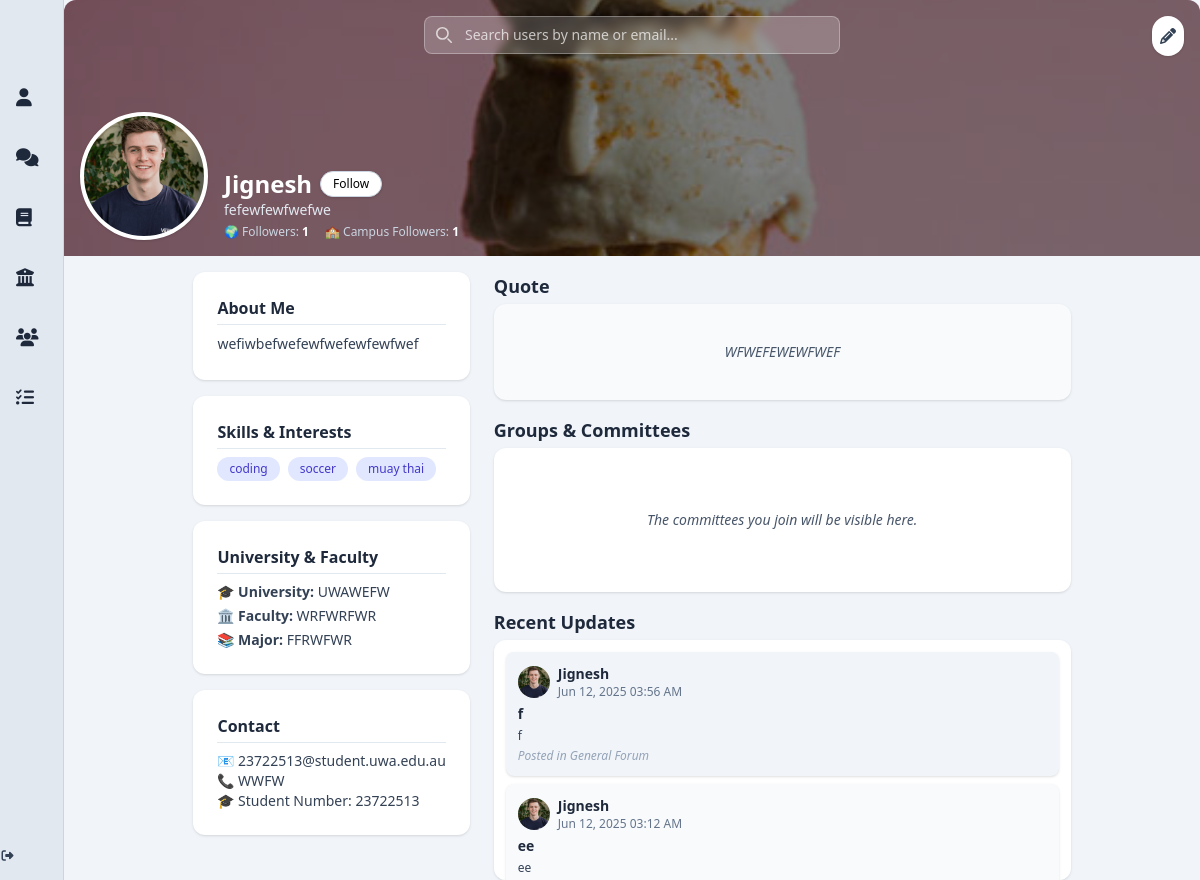
The page /profile/1 (signed in) on the database as committed earlier.
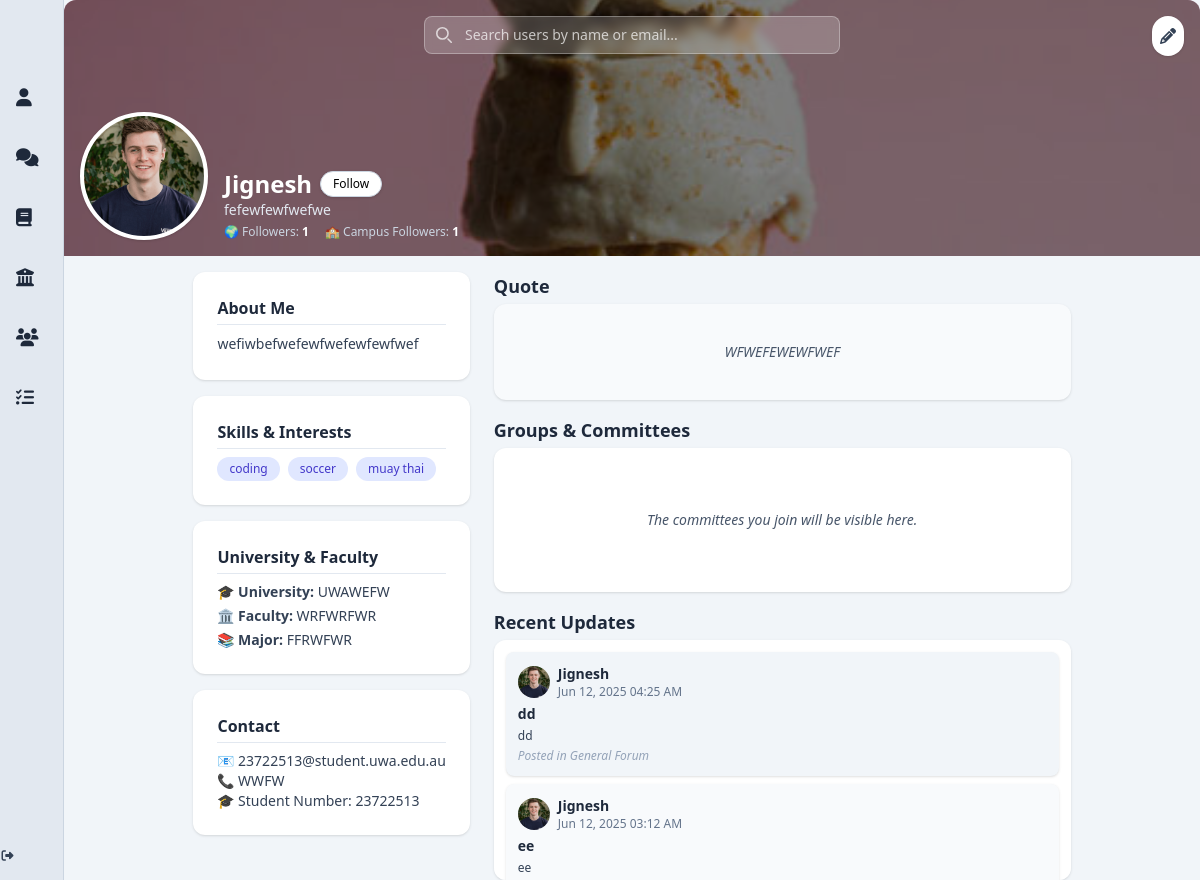
The same page on the database as committed later.
### app/models.py (models this page shows, shortened)
class User(db.Model, UserMixin):
    __tablename__ = 'users'
    id = db.Column(db.Integer, primary_key=True)
    display_name = db.Column(db.String(100))
    student_number = db.Column(db.String(50), unique=True, nullable=False)
    email = db.Column(db.String(120), unique=True, nullable=False)
    password_hash = db.Column(db.String(128), nullable=False)
    bio = db.Column(db.Text)
    job_title = db.Column(db.String(100))
    phone = db.Column(db.String(20))
    university = db.Column(db.String(100))
    faculty = db.Column(db.String(100))
    major = db.Column(db.String(100))
    quote = db.Column(db.Text)
    skills = db.Column(db.Text)
    profile_picture = db.Column(db.String(255))
    cover_picture = db.Column(db.String(255))
    created_at = db.Column(db.DateTime, default=db.func.now())
    committees = db.relationship('Committee', secondary=user_committees, backref='members', lazy='dynamic')
    posts = db.relationship('Post', backref='author', cascade='all, delete-orphan', passive_deletes=True, lazy='dynamic')
    comments = db.relationship('Comment', backref='author', cascade='all, delete-orphan', passive_deletes=True, lazy='dynamic')
    liked_posts = db.relationship('Post', secondary=post_likes, backref=db.backref('likers', lazy='dynamic'))
    followers = db.relationship(
        'User', secondary=user_followers,
        primaryjoin=(user_followers.c.followed_id == id),
        secondaryjoin=(user_followers.c.follower_id == id),
        backref=db.backref('following', lazy='dynamic'),
        lazy='dynamic'
    )
    @property
    def skills_list(self):
        return [skill.strip() for skill in self.skills.split(',')] if self.skills else []
    @property
    def followers_count(self):
        return self.followers.count()
    @property
    def campus_followers_count(self):
        my_domain = self.email.split('@')[-1] if self.email else ''
        count = 0
        for follower in self.followers:
            if follower.email and follower.email.split('@')[-1] == my_domain:
                count += 1
        return count

class Post(db.Model):
    __tablename__ = 'posts'
    id = db.Column(db.Integer, primary_key=True)
    title = db.Column(db.String(200))
    content = db.Column(db.Text, nullable=False)
    image_url = db.Column(db.String(255))
    created_at = db.Column(db.DateTime, default=db.func.now())
    user_id = db.Column(db.Integer, db.ForeignKey('users.id', ondelete='CASCADE', name='fk_posts_user_id'), nullable=False)
    committee_id = db.Column(db.Integer, db.ForeignKey('committees.id', ondelete='SET NULL', name='fk_posts_committee_id'), nullable=True)
    forum_id = db.Column(db.Integer, db.ForeignKey('forums.id', ondelete='SET NULL', name='fk_posts_forum_id'), nullable=True)
    committee = db.relationship('Committee', backref='posts', lazy='joined')
    comments = db.relationship('Comment', backref='post', cascade='all, delete-orphan', passive_deletes=True, lazy='dynamic')

### app/routes.py (the view)
@bp.route('/profile/<int:user_id>')
@login_required
def profile(user_id):
    user = User.query.get_or_404(user_id)
    return render_template('profile_landingpage.html', user=user, Post=Post)

### app/__init__.py (called while the page is built)
def create_app(test_config=None):
    app = Flask(__name__)
    app.config['SECRET_KEY'] = 'w$$a9#^b2av#m2#jQ$s*G831!!6kgY@'
    BASE_DIR = os.path.abspath(os.path.dirname(__file__))
    DB_PATH = os.path.join(BASE_DIR, '../instance/app.db')
    app.config['SQLALCHEMY_DATABASE_URI'] = f'sqlite:///{DB_PATH}'
    if test_config:
        app.config.update(test_config)
    print("🚀 Using DB:", app.config['SQLALCHEMY_DATABASE_URI'])
    db.init_app(app)
    migrate.init_app(app, db)
    login_manager.init_app(app)
    login_manager.login_view = 'routes.index'
    from app.models import User
    @login_manager.user_loader
    def load_user(user_id):
        return User.query.get(int(user_id))
    @app.context_processor
    def inject_csrf_token():
        return dict(csrf_token=generate_csrf)
    from app.routes import bp as routes_bp
    app.register_blueprint(routes_bp)
    return app

### app/templates/profile_landingpage.html (shortened to what this page needs)
{% extends "base.html" %}
{% block content %}
<div class="relative w-full h-64 bg-slate-300 rounded-t-xl overflow-hidden">
  <img src="{{ user.cover_picture or 'https://images.unsplash.com/photo-1531512073830-ba890ca4eba2?q=80&w=3079&auto=format&fit=crop' }}"
       alt="Profile cover"
       class="object-cover w-full h-full" />
  <div class="absolute inset-0 bg-black bg-opacity-50 flex items-end gap-4 p-4">
    <img src="{{ user.profile_picture or 'https://cdn-icons-png.flaticon.com/512/149/149071.png' }}"
         alt="Avatar"
         class="avatar rounded-full border-4 border-white w-32 h-32 object-cover shadow bg-white" />
    <div>
        <div class="flex items-center gap-2">
            <h1 class="text-2xl font-bold text-white">{{ user.display_name }}</h1>
            {% if current_user.is_authenticated and current_user.id != user.id %}
            <button id="follow-button"
                    data-user-id="{{ user.id }}"
                    class="text-xs font-medium bg-white text-black border border-slate-300 px-3 py-1 rounded-full shadow hover:bg-slate-200 hover:text-slate-700 transition duration-200">
            {% if current_user in user.followers %}
            Unfollow
            {% else %}
            Follow
            {% endif %}
            </button>
            {% endif %}
          </div>
      <p class="text-sm text-slate-200">{{ user.job_title }}</p>
      <div class="flex gap-4 mt-1 text-xs text-slate-300">
        <p>🌍 Followers: <span id="followers-count" class="font-semibold text-white">{{ user.followers_count or 0 }}</span></p>
        <p>🏫 Campus Followers: <span id="campus-followers-count" class="font-semibold text-white">{{ user.campus_followers_count or 0 }}</span></p>
      </div>
    </div>
    <a href="{{ url_for('routes.edit_profile') }}"
       class="absolute top-4 right-4 bg-white text-slate-700 rounded-full p-2 shadow hover:bg-indigo-600 hover:text-white transition">
      <i class="fas fa-pencil-alt"></i>
    </a>
  </div>
  <div class="absolute top-4 left-1/2 transform -translate-x-1/2 w-full max-w-md px-4">
    <div class="relative">
      <input type="search"
             id="search-users"
             name="query"
             class="block w-full p-2 pl-10 text-sm text-white border border-white/30 rounded-lg bg-white/20 backdrop-blur-sm focus:ring-indigo-400 focus:border-indigo-400 placeholder-white/70 transition"
             placeholder="Search users by name or email..."
             autocomplete="off">
      <div class="absolute inset-y-0 left-0 flex items-center pl-3 pointer-events-none">
        <svg class="w-4 h-4 text-white opacity-70" xmlns="http://www.w3.org/2000/svg" fill="none" viewBox="0 0 20 20">
          <path stroke="currentColor" stroke-linecap="round" stroke-linejoin="round" stroke-width="2"
                d="m19 19-4-4m0-7A7 7 0 1 1 1 8a7 7 0 0 1 14 0Z"/>
        </svg>
      </div>
    </div>
  </div>
</div>
<div class="max-w-6xl mx-auto mt-4 grid grid-cols-1 md:grid-cols-3 gap-6 px-4">
  <aside class="md:col-span-1 flex flex-col gap-4">
    <div class="bg-white rounded-xl shadow p-6">
      <h3 class="text-md font-semibold text-slate-800 mb-2 border-b border-slate-200 pb-1">About Me</h3>
      <p class="text-sm text-slate-700 leading-relaxed break-words">{{ user.bio or "No bio available." }}</p>
    </div>
    <div class="bg-white rounded-xl shadow p-6">
      <h3 class="text-md font-semibold text-slate-800 mb-2 border-b border-slate-200 pb-1">Skills & Interests</h3>
      {% if user.skills %}
      <div class="flex flex-wrap gap-2">
        {% for skill in user.skills.split(',') %}
        <span class="bg-indigo-100 text-indigo-700 rounded-full px-3 py-1 text-xs font-medium">{{ skill.strip() }}</span>
        {% endfor %}
      </div>
      {% else %}
      <p class="text-sm text-slate-600">No skills added yet.</p>
      {% endif %}
    </div>
    <div class="bg-white rounded-xl shadow p-6">
      <h3 class="text-md font-semibold text-slate-800 mb-2 border-b border-slate-200 pb-1">University & Faculty</h3>
      <ul class="text-sm text-slate-700 space-y-1">
        <li>🎓 <strong>University:</strong> {{ user.university or 'Not specified' }}</li>
        <li>🏛️ <strong>Faculty:</strong> {{ user.faculty or 'Not specified' }}</li>
        <li>📚 <strong>Major:</strong> {{ user.major or 'Not specified' }}</li>
      </ul>
    </div>
    <div class="bg-white rounded-xl shadow p-6">
      <h3 class="text-md font-semibold text-slate-800 mb-2 border-b border-slate-200 pb-1">Contact</h3>
      <p class="text-sm text-slate-700 break-words">📧 {{ user.email }}</p>
      <p class="text-sm text-slate-700 break-words">📞 {{ user.phone or 'Not provided' }}</p>
      <p class="text-sm text-slate-700 break-words">🎓 Student Number: {{ user.student_number or 'Not provided' }}</p>
    </div>
  </aside>
  <main class="md:col-span-2 flex flex-col gap-4">
    <section>
      <h2 class="text-lg font-semibold text-slate-800 mb-1">Quote</h2>
      <div class="bg-slate-50 rounded-xl shadow p-3 h-24 flex items-center justify-center">
        <p class="text-sm text-slate-600 italic text-center">{{ user.quote or "Add a Quote!" }}</p>
      </div>
    </section>
    <section>
      <h2 class="text-lg font-semibold text-slate-800 mb-1">Groups & Committees</h2>
      <div class="bg-white rounded-xl shadow p-3 h-36 overflow-y-auto flex flex-col justify-center">
        {% if user.committees.count() > 0 %}
        <ul class="list-disc list-inside text-sm text-slate-700 space-y-1">
          {% for committee in user.committees %}
          <li class="break-words">{{ committee }}</li>
          {% endfor %}
        </ul>
        {% else %}
        <p class="text-sm text-slate-600 italic text-center">The committees you join will be visible here.</p>
        {% endif %}
      </div>
    </section>
    <section>
      <h2 class="text-lg font-semibold text-slate-800 mb-1">Recent Updates</h2>
      <div class="bg-white rounded-xl shadow p-3 h-60 overflow-y-auto flex flex-col gap-2">
        {% set shades = ['bg-slate-100', 'bg-slate-50', 'bg-slate-50', 'bg-white', 'bg-white'] %}
        {% set posts = user.posts.order_by(Post.created_at.desc()).limit(5).all() %}
        {% if posts %}
          {% for post in posts %}
          {% set idx = loop.index0 %}
          <a href="{{ url_for('routes.post_thread', post_id=post.id) }}" class="block hover:scale-[1.02] transition duration-300">
            <div class="{{ shades[idx] }} rounded-lg p-3 shadow hover:shadow-md transition text-sm">
              <div class="flex items-center gap-2 mb-1">
                <img src="{{ user.profile_picture or 'https://cdn-icons-png.flaticon.com/512/149/149071.png' }}"
                     alt="Avatar"
                     class="rounded-full w-8 h-8 object-cover" />
                <div>
                  <h3 class="font-semibold text-slate-800">{{ user.display_name }}</h3>
                  <p class="text-xs text-slate-500">{{ post.created_at.strftime('%b %d, %Y %I:%M %p') }}</p>
                </div>
              </div>
              {% if post.title %}
              <h4 class="font-semibold text-slate-800 text-sm mb-1">{{ post.title }}</h4>
              {% endif %}
              <p class="text-slate-700 text-xs break-words">{{ post.content }}</p>
              <p class="text-xs text-slate-400 italic mt-1">Posted in General Forum</p>
            </div>
          </a>
          {% endfor %}
        {% else %}
        <div class="text-center text-slate-500 flex items-center justify-center h-full">No posts yet!</div>
        {% endif %}
      </div>
    </section>
  </main>
</div>
{% endblock %}

### app/templates/base.html (shortened to what this page needs)
<!DOCTYPE html>
<html lang="en">
  <head>
    <script src="https://cdn.tailwindcss.com"></script>
    <link rel="stylesheet" href="https://cdnjs.cloudflare.com/ajax/libs/font-awesome/6.5.0/css/all.min.css" />
  </head>
  <body class="bg-slate-50 text-slate-800">
    <div class="flex min-h-screen overflow-hidden">
      <aside class="group flex flex-col bg-slate-200 shadow-lg transition-all duration-300 w-16 hover:w-64 overflow-hidden border-r border-slate-300">
        <nav class="flex-1 flex flex-col space-y-2 items-start">
          <a href="{{ url_for('routes.profile_landing_page') }}" class="flex items-center space-x-3 pl-4 p-3 hover:bg-indigo-100 hover:text-indigo-600 transition rounded w-full">
            <i class="fas fa-user text-lg"></i>
          </a>
          <a href="{{ url_for('routes.post_forum') }}" class="flex items-center space-x-3 pl-4 p-3 hover:bg-indigo-100 hover:text-indigo-600 transition rounded w-full">
            <i class="fas fa-comments text-lg"></i>
          </a>
          <a href="{{ url_for('routes.units_chat') }}" class="flex items-center space-x-3 pl-4 p-3 hover:bg-indigo-100 hover:text-indigo-600 transition rounded w-full">
            <i class="fas fa-book text-lg"></i>
          </a>
          <a href="{{ url_for('routes.committee_chat') }}" class="flex items-center space-x-3 pl-4 p-3 hover:bg-indigo-100 hover:text-indigo-600 transition rounded w-full">
            <i class="fas fa-university text-lg"></i>
          </a>
          <a href="{{ url_for('routes.study_groups') }}" class="flex items-center space-x-3 pl-4 p-3 hover:bg-indigo-100 hover:text-indigo-600 transition rounded w-full">
            <i class="fas fa-users text-lg"></i>
          </a>
          <a href="{{ url_for('routes.group_assignments') }}" class="flex items-center space-x-3 pl-4 p-3 hover:bg-indigo-100 hover:text-indigo-600 transition rounded w-full">
            <i class="fas fa-tasks text-lg"></i>
          </a>
        </nav>
        <a href="{{ url_for('routes.logout') }}" class="mt-auto mb-4 flex items-center justify-center text-xs text-slate-700 hover:text-red-600 transition-opacity duration-300 w-full">
          <i class="fas fa-sign-out-alt mr-2"></i>
        </a>
      </aside>
      <main class="flex-1 bg-slate-100 min-h-screen flex flex-col">
        {% block content %}{% endblock %}
      </main>
    </div>
  </body>
</html>

Rows that differ between the two databases and show on the page:
changed Post: created_at "Jun 12, 2025 03:56 AM" → "Jun 12, 2025 04:25 AM"; title "f" → "dd"; content "f" → "dd"
